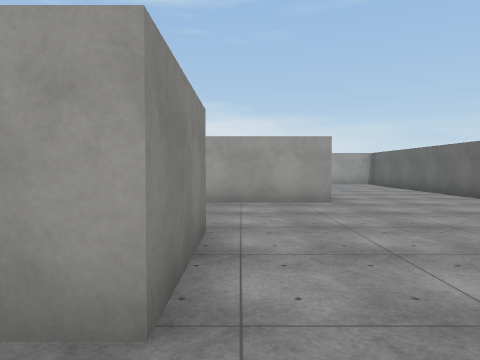
[1] (above)

18 first-person views from a walk through a Unity game level. The camera is 1.4 m above the floor, tilts 2° down and sees 70° across. The floor is counted in squares, 2 m on a side. Each view is taken from the middle of a square. On the plan, view 1 faces up. The plan holds only what a view shows up to about 11 squares ahead; the rest is blank. The place goes on beyond the plan. Some animated figures are not drawn. Some surface patterns are stand-ins.

[2]
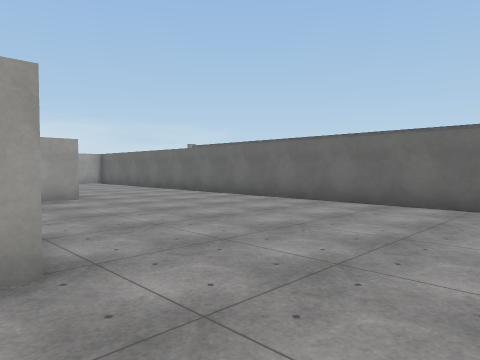

[3]
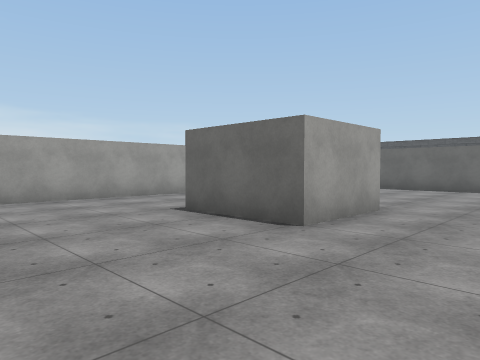

[4]
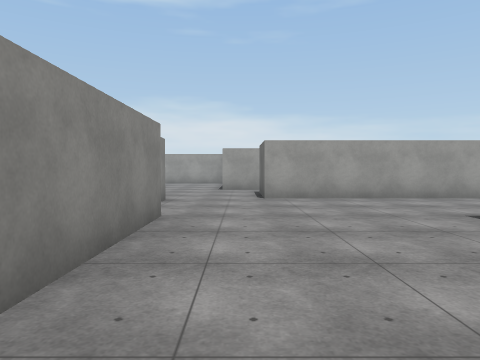

[5]
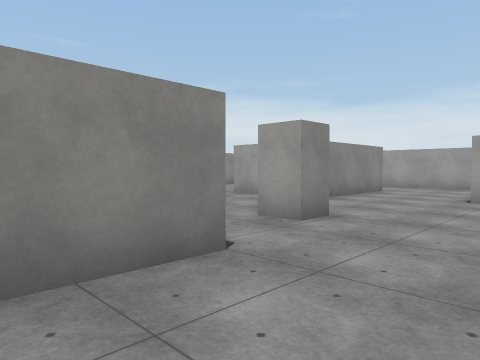

[6]
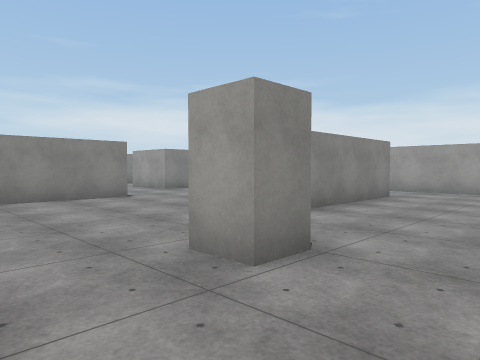

[7]
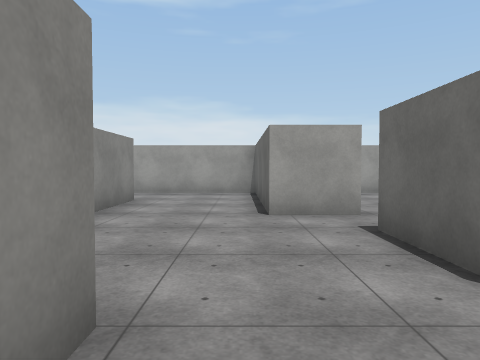

[8]
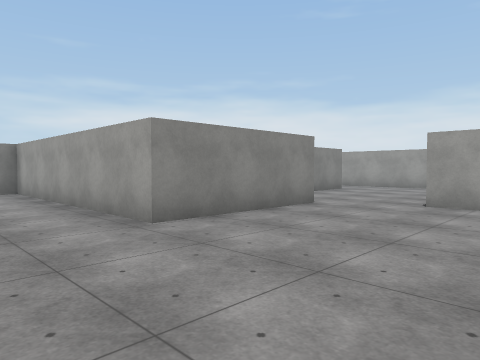

[9]
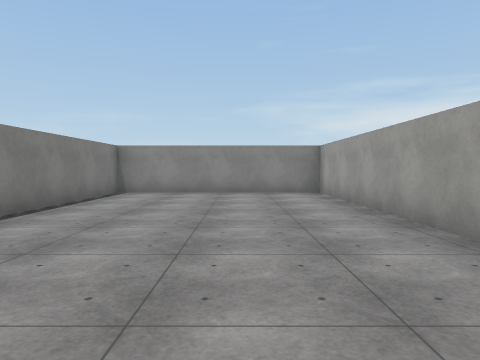

[10]
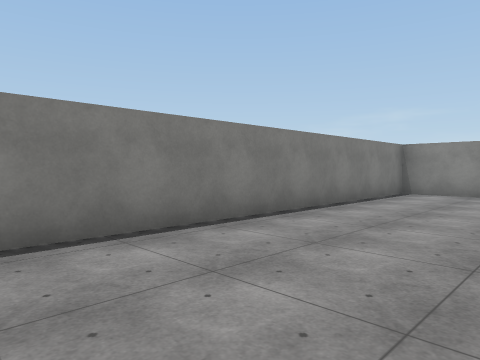

[11]
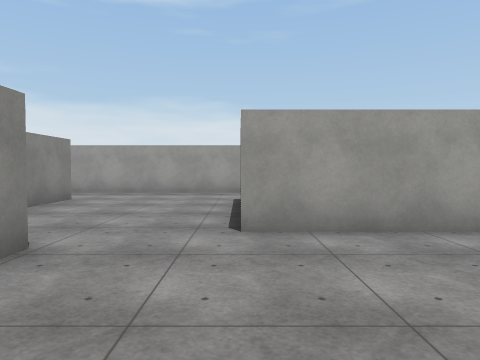

[12]
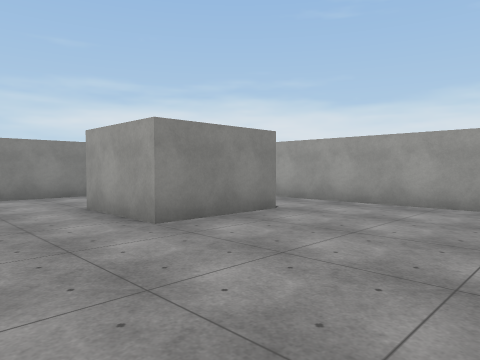

[13]
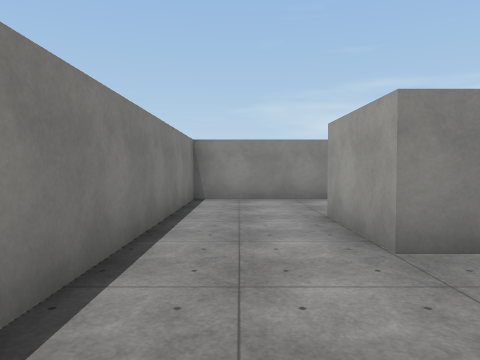

[14]
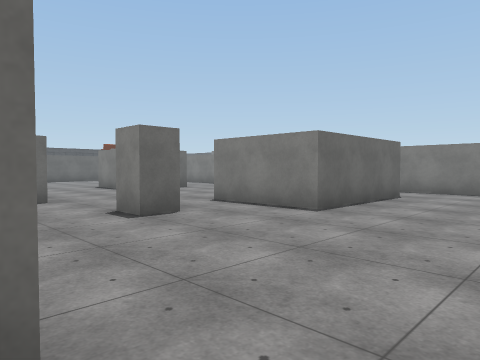

[15]
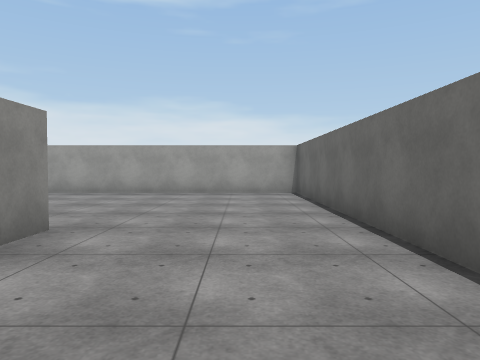

[16]
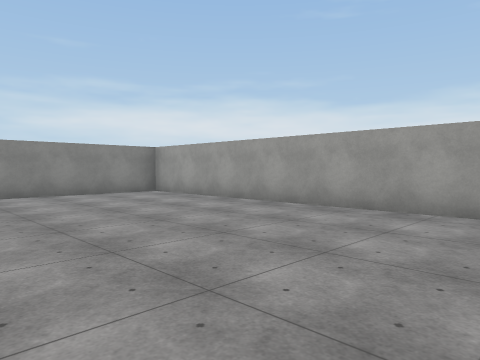

[17]
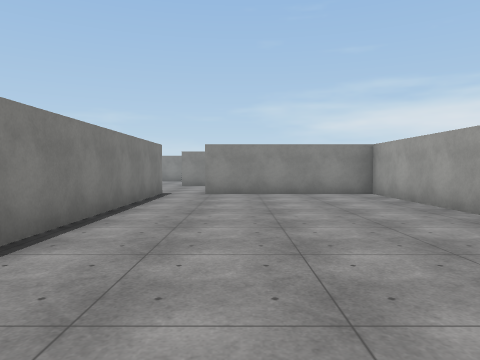

[18]
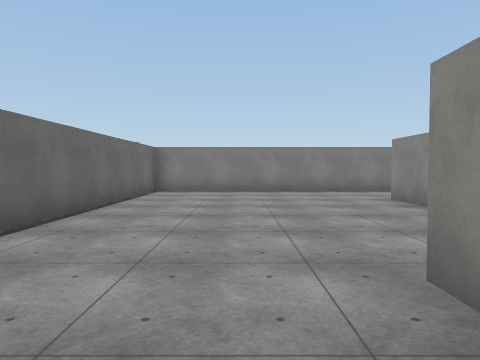

### Floor plan
Points are (right, up) in squares from view 1. A wall is a line through its corners. A room is listed if a view was taken in it or the views show most of it. See-through windows are left out.
Room 1 (views 1, 2, 3, 4, 5, 6, 7, 8, 9, 10, 11, 12, 13, 14, 15, 16, 17, 18)
walls: (-7.6, 5.8) (-8.4, 5.8) (-8.4, 6.5) (-7.6, 6.5) (-7.6, 5.8); (-9.4, 8.7) (-12, 8.7); (-9.8, 0.2) (-9.8, 4) (-7.1, 4) (-7.1, 0.6); (-9.3, 12.5) (-9.3, 9); (-0.4, 3.8) (-0.4, 1.4) (-2.6, 1.4) (-2.6, 3.8); (-13.8, 8) (-13.8, 4.3) (-20.7, 4.3) (-20.7, -1.5) (-9.1, -1.5); (-6.5, 14.6) (-10.2, 14.6); (-1.8, -1.5) (5.6, -1.5) (5.6, 14.6) (-5.2, 14.6) (-5.2, 10.1) (-6.6, 10.1) (-6.6, 14.2); (1.8, 8.9) (1.8, 6.9) (-5.4, 6.9) (-5.4, 8.9) (1, 8.9); (-11.9, 14.6) (-17.4, 14.6); (-15.8, 12.8) (-15.8, 10.3) (-18, 10.3); (-20.7, 11.4) (-20.7, 8) (-14.4, 8)

Positions as (right, up) in squares from view 1, and headings:
1: (0, 0), facing up
2: (-1, -1), facing up-right
3: (-6, -1), facing up-right
4: (-6, -1), facing up
5: (-5, 2), facing up-left
6: (-6, 4), facing up-left
7: (-7, 5), facing up
8: (-10, 2), facing up-left
9: (-11, 2), facing left
10: (-11, 2), facing down-left
11: (-12, 5), facing up
12: (-12, 8), facing up-left
13: (-13, 9), facing left
14: (-13, 9), facing down-right
15: (4, 5), facing up
16: (4, 9), facing up-left
17: (4, 11), facing left
18: (3, 9), facing down
